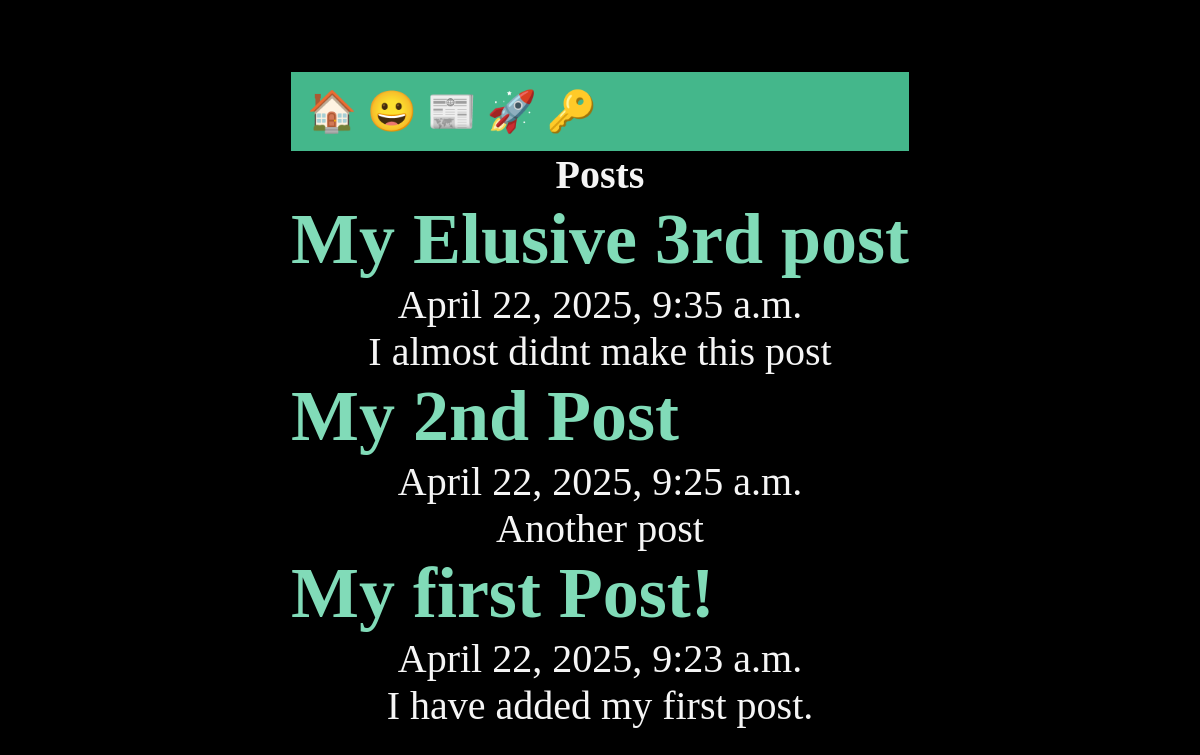
/posts/, run on the app's committed database.
### posts/models.py (models this page shows, shortened)
class Post(models.Model):
    title = models.CharField(max_length=75)
    body = models.TextField()
    slug = models.SlugField()
    date = models.DateTimeField(auto_now_add=True)
    banner = models.ImageField(default='fallback.png', blank=True)

### posts/views.py (the view)
# urls.py: path('', views.posts_list, name='list'),
def posts_list(request):
    posts = Post.objects.all().order_by('-date')
    return render(request, 'posts/posts_list.html', { 'posts': posts })

### posts/templates/posts/posts_list.html (shortened to what this page needs)
{% extends "layout.html" %}
{% block content %}
    <section>
    <h1>Posts</h1>
    {% for post in posts %}
        <article class='post'>
            <h2>
                <a href ='{% url 'posts:page' slug=post.slug %}'>
                    {{ post.title }}
                </a>
            </h2>
            <p>{{ post.date }}</p>
            <p>{{ post.body }}</p>
        </article>
    {% endfor %}
</section>
{% endblock %}

### static/css/style.css (style rules this page uses)
* { margin: 0; padding: 0; box-sizing: border-box; }
body { min-height: 100vh; display: grid; place-content: center; font-size: 3rem; background-color: black; color: whitesmoke; }
h1, p { text-align: center; }
h1, p { text-align: center; font-size: 2.5rem; }
a { text-decoration: none; color: #81dbb8; }

### data on the page
Post: title "My Elusive 3rd post", date "April 22, 2025, 9:35 a.m.", body "I almost didnt make this post"
Post: title "My 2nd Post", date "April 22, 2025, 9:25 a.m.", body "Another post"
Post: title "My first Post!", date "April 22, 2025, 9:23 a.m.", body "I have added my first post."
